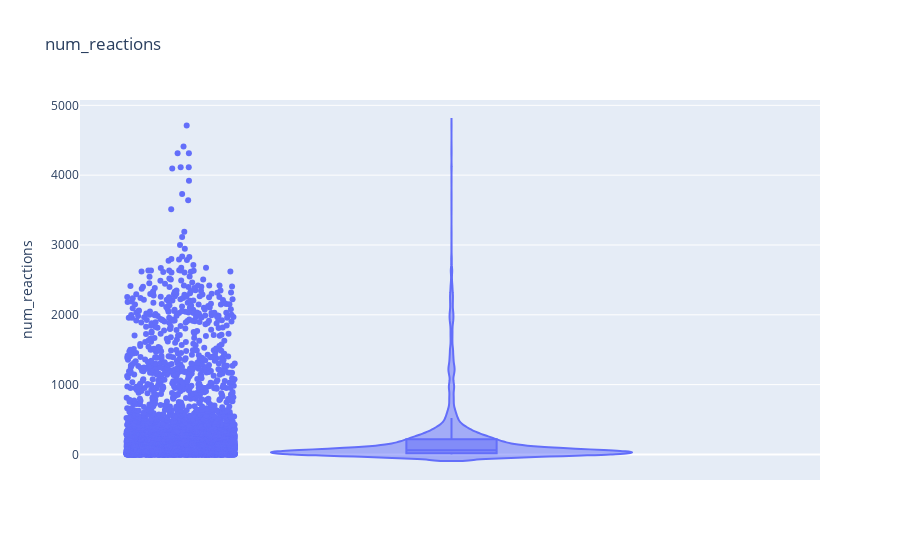
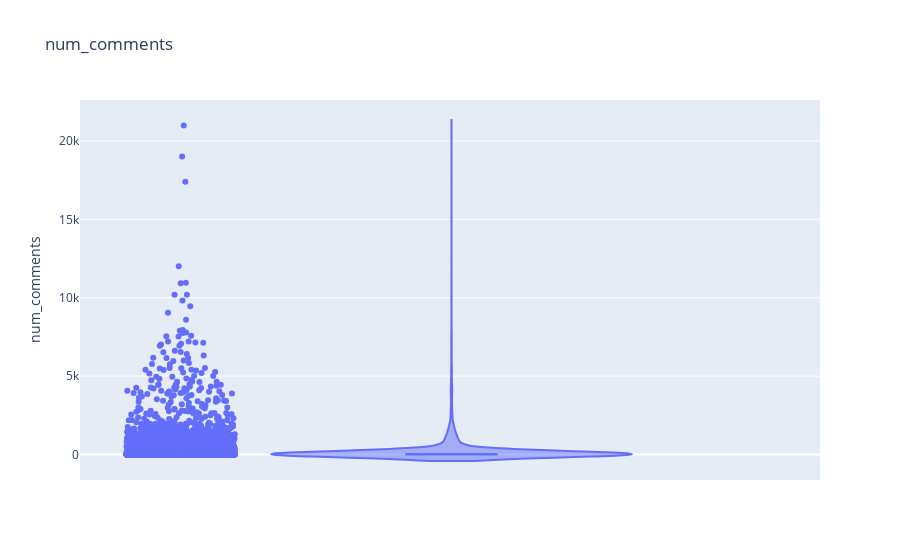
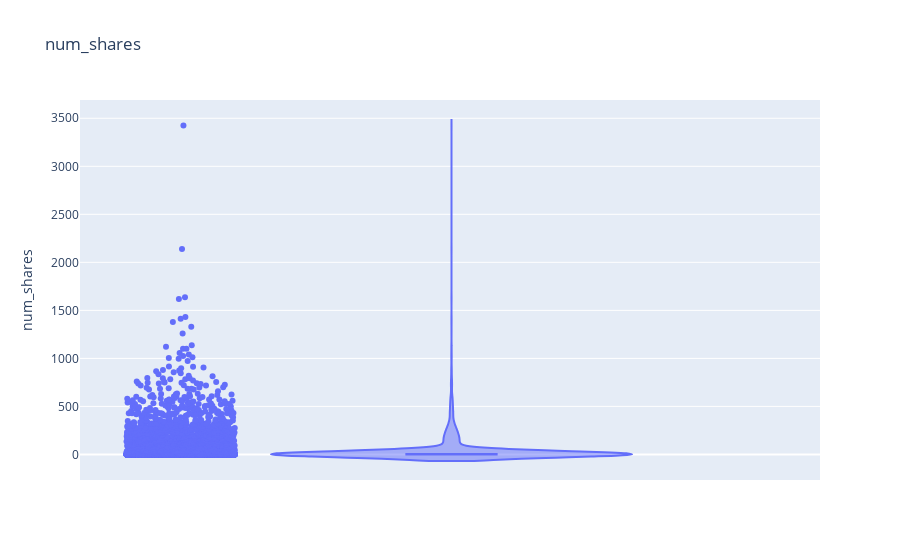
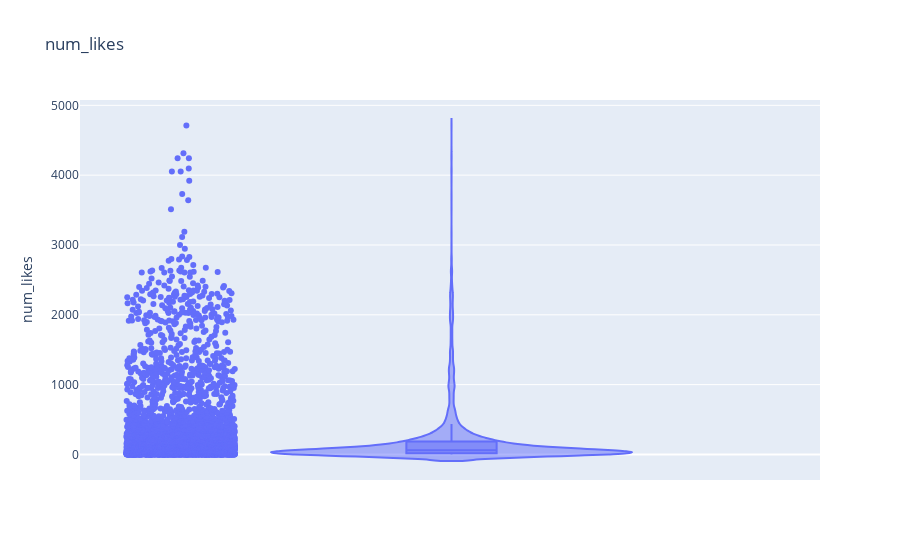

Notebook code cell kept with these figures, in order:
### Code cell
for col in cols_numericas:  #
    fig=px.violin(
        X,
        y=col,
        
        box=True, points="all",  #para añacir tambien los diagramas de cajas
        title=col,
        labels={col:col}
    )
    fig.show()

### Figure 1 — Plotly figure (JSON) as saved in the notebook; plotly's stock layout.template omitted (floating-point values rounded to 4 significant figures; data arrays with more than 128 entries replaced by an {"elided": "..."} marker saying what was removed)
{"data": [{"alignmentgroup": "True", "box": {"visible": true}, "hovertemplate": "num_reactions=%{y}<extra></extra>", "legendgroup": "", "marker": {"color": "#636efa"}, "name": "", "offsetgroup": "", "orientation": "v", "points": "all", "scalegroup": "True", "showlegend": false, "type": "violin", "x0": " ", "xaxis": "x", "y": {"elided": "7050 int values"}, "y0": " ", "yaxis": "y"}], "layout": {"legend": {"tracegroupgap": 0}, "title": {"text": "num_reactions"}, "violinmode": "group", "xaxis": {"anchor": "y", "domain": [0, 1]}, "yaxis": {"anchor": "x", "domain": [0, 1], "title": {"text": "num_reactions"}}}}

### Figure 2 — Plotly figure (JSON) as saved in the notebook; plotly's stock layout.template omitted (floating-point values rounded to 4 significant figures; data arrays with more than 128 entries replaced by an {"elided": "..."} marker saying what was removed)
{"data": [{"alignmentgroup": "True", "box": {"visible": true}, "hovertemplate": "num_comments=%{y}<extra></extra>", "legendgroup": "", "marker": {"color": "#636efa"}, "name": "", "offsetgroup": "", "orientation": "v", "points": "all", "scalegroup": "True", "showlegend": false, "type": "violin", "x0": " ", "xaxis": "x", "y": {"elided": "7050 int values"}, "y0": " ", "yaxis": "y"}], "layout": {"legend": {"tracegroupgap": 0}, "title": {"text": "num_comments"}, "violinmode": "group", "xaxis": {"anchor": "y", "domain": [0, 1]}, "yaxis": {"anchor": "x", "domain": [0, 1], "title": {"text": "num_comments"}}}}

### Figure 3 — Plotly figure (JSON) as saved in the notebook; plotly's stock layout.template omitted (floating-point values rounded to 4 significant figures; data arrays with more than 128 entries replaced by an {"elided": "..."} marker saying what was removed)
{"data": [{"alignmentgroup": "True", "box": {"visible": true}, "hovertemplate": "num_shares=%{y}<extra></extra>", "legendgroup": "", "marker": {"color": "#636efa"}, "name": "", "offsetgroup": "", "orientation": "v", "points": "all", "scalegroup": "True", "showlegend": false, "type": "violin", "x0": " ", "xaxis": "x", "y": {"elided": "7050 int values"}, "y0": " ", "yaxis": "y"}], "layout": {"legend": {"tracegroupgap": 0}, "title": {"text": "num_shares"}, "violinmode": "group", "xaxis": {"anchor": "y", "domain": [0, 1]}, "yaxis": {"anchor": "x", "domain": [0, 1], "title": {"text": "num_shares"}}}}

### Figure 4 — Plotly figure (JSON) as saved in the notebook; plotly's stock layout.template omitted (floating-point values rounded to 4 significant figures; data arrays with more than 128 entries replaced by an {"elided": "..."} marker saying what was removed)
{"data": [{"alignmentgroup": "True", "box": {"visible": true}, "hovertemplate": "num_likes=%{y}<extra></extra>", "legendgroup": "", "marker": {"color": "#636efa"}, "name": "", "offsetgroup": "", "orientation": "v", "points": "all", "scalegroup": "True", "showlegend": false, "type": "violin", "x0": " ", "xaxis": "x", "y": {"elided": "7050 int values"}, "y0": " ", "yaxis": "y"}], "layout": {"legend": {"tracegroupgap": 0}, "title": {"text": "num_likes"}, "violinmode": "group", "xaxis": {"anchor": "y", "domain": [0, 1]}, "yaxis": {"anchor": "x", "domain": [0, 1], "title": {"text": "num_likes"}}}}
